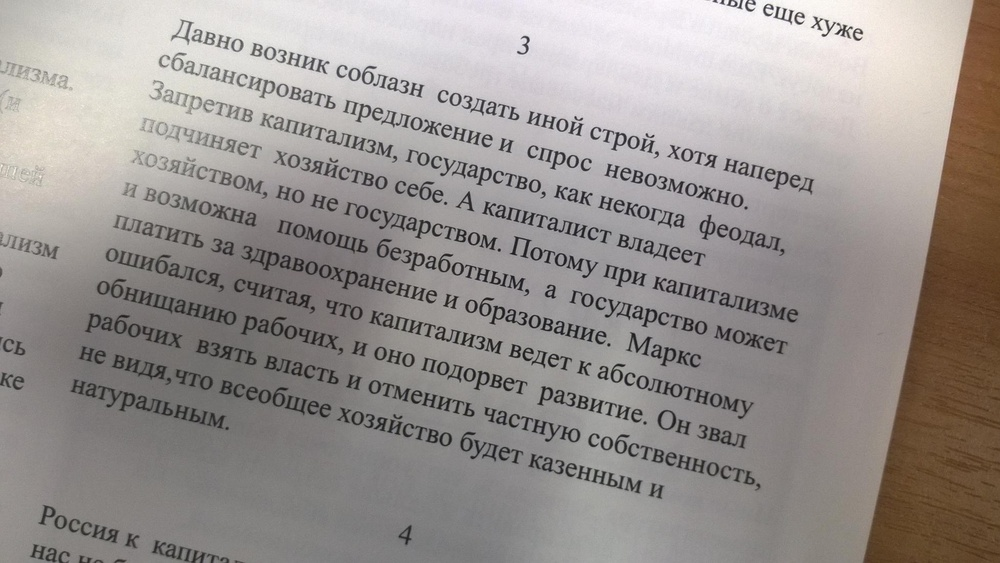
//> input picture Task3/input/1.jpg, 1000 x 563 px, shrunk from 1954 x 1100 before the run
$ ./main input/1.jpg   (built with g++ and OpenCV 4)
//> lines starting //> are read from the running program, lines starting //| are printed output that depends on the picture
#include <stdio.h>
#include <iostream>
#include <cmath>
#include <ctime>
#include <algorithm>
#include <vector>
#include <opencv2/opencv.hpp>
using namespace cv;

// [14 lines left out: functions p_round, getMedian, not called in this run]

int getActualIndex(int ind, int low, int high) {
    if (ind < low) {
        return low - ind;
    }
    if (ind > high) {
        return high - (ind - high);
    }
    return ind;
}

void linearMedianFilter(Mat &mat, Mat &res, int r) {
    CV_Assert(mat.channels() == 3);


    for (int i = 0; i < mat.rows; ++i) {
        uint8_t hist[3][256];
        uint8_t median[3];
        int leftSum[3] = {0, 0, 0};
        int targetLeftSum = (2*r + 1)*(2*r + 1) / 2;
        for (int channel = 0; channel < 3; ++channel) {
            for (int val = 0; val < 256; ++val) {
                hist[channel][val] = 0;

            }
            median[channel] = 0;
        }
        for (int j = 0; j < mat.cols; ++j) {
            Vec3b& p = res.at<Vec3b>(i, j);
            if (j == 0) {
                for (int channel = 0; channel < 3; channel++) {
                    //std::vector<int> pixels;
                    for (int ip = i - r; ip <= i + r; ++ip) {
                        for (int jp = j - r; jp <= j + r; ++jp) {
                            int actualIp = getActualIndex(ip, 0, mat.rows - 1);
                            int actualJp = getActualIndex(jp, 0, mat.cols - 1);
                            //pixels.push_back(mat.at<Vec3b>(actualIp, actualJp)[channel]);
                            hist[channel][mat.at<Vec3b>(actualIp, actualJp)[channel]]++;
                        }
                    }
                    while (leftSum[channel] + hist[channel][median[channel]] <= targetLeftSum) {
                        leftSum[channel] += hist[channel][median[channel]];
                        median[channel]++;
                    }
                    //p[channel] = getMedian(pixels);
                    //median[channel] = p[channel];
                    p[channel] = median[channel];
                }
            } else {
                for (int channel = 0; channel < 3; channel++) {
                    //int leftSum = (2*r + 1) * (2*r + 1) / 2;
                    for (int ip= i - r; ip <= i + r; ++ip) {
                        int jp = j - 1 - r;
                        int actualIp = getActualIndex(ip, 0, mat.rows - 1);
                        int actualJp = getActualIndex(jp, 0, mat.cols - 1);
                        int val = mat.at<Vec3b>(actualIp, actualJp)[channel];
                        hist[channel][val]--;
                        if (val < median[channel]) {
                            leftSum[channel]--;
                        }
                    }


                    for (int ip= i - r; ip <= i + r; ++ip) {
                        int jp = j + r;
                        int actualIp = getActualIndex(ip, 0, mat.rows - 1);
                        int actualJp = getActualIndex(jp, 0, mat.cols - 1);
                        int val = mat.at<Vec3b>(actualIp, actualJp)[channel];
                        hist[channel][val]++;
                        if (val < median[channel]) {
                            leftSum[channel]++;
                        }
                    }

                    if (leftSum[channel] > targetLeftSum) {
                        do {
                            median[channel]--;
                            leftSum[channel] -= hist[channel][median[channel]];
                        }while (leftSum[channel] > targetLeftSum);
                    } else {
                        while (leftSum[channel] + hist[channel][median[channel]] <= targetLeftSum) {
                            leftSum[channel] += hist[channel][median[channel]];
                            median[channel]++;
                        }
                    }

                    p[channel] = median[channel];
                }
            }
        }
    }
}

int get_signal(const uchar& vec) {
    // double w[3] = {0.2126, 0.7152, 0.0722};
    // return vec[0]*w[0] + vec[1]*w[1] + vec[2]*w[2];
    return vec;
}


long long** calc_sums(Mat &img, int xmin, int xmax) {
    int W = img.cols;
    int H = img.rows;
    long long** res = new long long*[H];
    for (int i = 0; i < H; ++i) {
        res[i] = new long long[xmax - xmin];
    }

    if (xmax - xmin == 1) {
        for (int i = 0 ; i < H; ++i) {
            res[i][0] = get_signal(img.at<uchar>(i, xmin));
            // if (res[i][0] > 0) {
            //     std::cout << res[i][0] << std::endl;
            // }
        }
    } else {
        int mid = (xmin + xmax) / 2;
        long long** ans1 = calc_sums(img, xmin, mid);
        long long** ans2 = calc_sums(img, mid, xmax);
        for (int x = 0; x < H; ++x) {
            for (int shift = 0; shift < xmax - xmin; ++shift) {
                res[x][shift] = (ans1[x][shift / 2] + ans2[(x + shift / 2 + shift % 2) % H][shift / 2]);
            }
        }
        for (int i = 0; i < H; ++i) {
            delete ans1[i];
            delete ans2[i];
        }
        delete ans1;
        delete ans2;
    }
    return res;
}

void clip_res(long long** res, int h, int w) {
    long long max_res = 1;
    for (int i = 0; i < h; ++i) {
        for (int j = 0; j < w; ++j) {
            max_res = std::max(max_res, res[i][j]);
        }
    }

    for (int i = 0; i < h; ++i) {
        for (int j = 0; j < w; ++j) {
            res[i][j] = (res[i][j] * 255 / max_res);
        }
    }
}


double calcVar(long long* arr, int n) {
    double e2 = 0;
    for (int i = 0; i < n; ++i) {
        // if (arr[i] > 0) {
        //     std::cout << arr[i] << " ";
        // }
        e2 += arr[i] * arr[i];
    }
    //std::cout << std::endl;
    e2 /= n;

    double e = 0;
    for (int i = 0; i < n; ++i) {
        e += arr[i];
    }
    e /= n;

    return e2 - e*e;
}


std::pair<double, double> findAngle(Mat &img) {
    int W = img.cols;
    int H = img.rows;

    double start = clock();

    long long** res = calc_sums(img, 0, W);

    double end = clock();

    double work_time = (end - start) / CLOCKS_PER_SEC;

    clip_res(res, H, W);

    cv::Mat hough(H, W, CV_8U);
    for (int i = 0; i < H; ++i) {
        for (int j = 0; j < W; ++j) {
            uchar& p = hough.at<uchar>(i, j);
            p = res[i][j];
        }
    }
    imwrite("hough.bmp", hough);


    int imax = 0;
    double maxVar = 0;
    for (int i = 0; i < H; ++i) {
        double var = calcVar(res[i], W);

        if (var > maxVar) {
            imax = i;
            maxVar = var;
        }
        //std::cout << var << std::endl;
    }

    // [14 lines of commented-out code are left out]

    return {(H / 2.0 - imax) / (H / 2.0) * 45.0 / 2, work_time};
    //return {(W / 2.0 - jmax) / (W / 2.0) * 45, work_time};
}

// [12 lines of commented-out code are left out]

std::pair<double, double> simple_rotate(double x, double y, double angle) {
    double x_ans = x * cos(angle) - y * sin(angle);
    double y_ans = x * sin(angle) + y * cos(angle);
    return {x_ans, y_ans};
}

double linear_inter(double x1, double x3, double f1, double f3, double x2) {
    double k = (f1 - f3) / (x1 - x3);
    double b = f1 - k*x1;
    return k*x2 + b;
}

Vec3b get_f(Mat &img, int x, int y) {
    if (x >= 0 && x < img.cols && y >= 0  && y < img.rows) {
        return img.at<Vec3b>(y, x);
    } else {
        return Vec3b({0, 0, 0});
    }
}

Vec3b get_pixel(Mat &src, const std::pair<double, double>& point, int type_interpol) {
    int xl = floor(point.first);
    int xr = ceil(point.first);
    int yb = floor(point.second);
    int yu = ceil(point.second);
    if (type_interpol == 1) {
        int x_src = (abs(xl - point.first) < abs(xr - point.first))? xl : xr;
        int y_src = (abs(yb - point.second) < abs(yu - point.second))? yb : yu;
        if (x_src >= 0 && x_src < src.cols && y_src >= 0 && y_src < src.rows) {
            return src.at<Vec3b>(y_src, x_src);
        } else {
            return Vec3b({0, 0, 0});
        }
    } else {
        Vec3b ans({0, 0, 0});
        Vec3b f_lb = get_f(src, xl, yb);
        Vec3b f_lu = get_f(src, xl, yu);
        Vec3b f_rb = get_f(src, xr, yb);
        Vec3b f_ru = get_f(src, xr, yu);

        for (int channel = 0; channel < 3; ++channel) {
            double f1 = linear_inter(yb, yu, f_lb[channel], f_lu[channel], point.second);
            double f2 = linear_inter(yb, yu, f_rb[channel], f_ru[channel], point.second);
            ans[channel] = linear_inter(xl, xr, f1, f2, point.first);
        }
        return ans;
        //return Vec3b({0, 0, 0});
    }
}


void my_rotate(Mat &src, Mat &res, double angle, int type_interpol=1) {
    double x_center = src.cols / 2.0;
    double y_center = src.rows / 2.0;
    angle = angle * 3.14159 / 180;
    for (int y = 0; y < res.rows; ++y) {
        for (int x = 0; x < res.cols; ++x) {
            Vec3b& p = res.at<Vec3b>(y, x);
            double x_src = x - x_center;
            double y_src = y_center - y;
            auto src_point = simple_rotate(x_src, y_src, -angle);
            src_point.first += x_center;
            src_point.second = y_center - src_point.second;
            p = get_pixel(src, src_point, type_interpol);
            // if (p[0] > 0) {
            //     std::cout << (int)p[0] << " " << (int)p[1] << " " << (int)p[2] << std::endl;
            // }
            //x_src = floor()
        }
    }
}

void applySobel(Mat& src, Mat& res) {
    int ddepth = CV_16S;
    int ksize = 3;
    int scale = 1;
    int delta = 0;
    cv::Mat src_gray;
    cvtColor(src, src_gray, COLOR_BGR2GRAY);
    cv::Mat grad_x, grad_y;
    cv::Mat abs_grad_x, abs_grad_y;
    Sobel(src_gray, grad_x, ddepth, 1, 0, ksize, scale, delta, BORDER_DEFAULT);
    Sobel(src_gray, grad_y, ddepth, 0, 1, ksize, scale, delta, BORDER_DEFAULT);
    // converting back to CV_8U
    convertScaleAbs(grad_x, abs_grad_x);
    convertScaleAbs(grad_y, abs_grad_y);
    addWeighted(abs_grad_x, 0.5, abs_grad_y, 0.5, 0, res);
}


int main(int argc, char** argv )
{

    if ( argc != 2 )
    {
        printf("usage: DisplayImage.out <Image_Path>\n");
        return -1;
    }
    Mat image1, image2, image3, oldImage, result;
    oldImage = imread(argv[1], 1);
//> oldImage is the input picture: 563 rows x 1000 cols, CV_8UC3; mean B, G, R 143.8, 147, 153
    image1 = imread(argv[1], 1);
    result = imread(argv[1], 1);
    if ( !image1.data )
    {
        printf("No image data \n");
        return -1;
    }
    double start = clock();
    linearMedianFilter(oldImage, image1, 20);
//> after the loop in linearMedianFilter, `for (int i = 0; i < mat.rows; ++i)`:
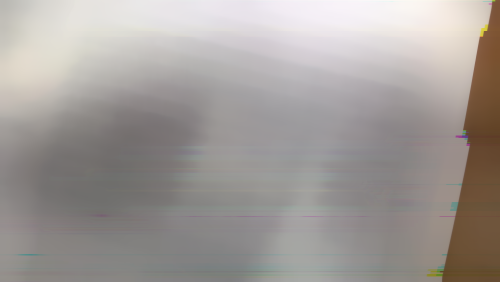
//> res: 563 rows x 1000 cols, CV_8UC3 (shown at 1/2 size); mean B, G, R 153.1, 156.4, 161.9
    //imwrite("median.bmp", image1);

    //Sobel(image1, image2, 3, 1, 1, 3);
    applySobel(image1, image2);
//> in applySobel, `Sobel(src_gray, grad_x, ddepth, 1, 0, ksize, scale, delta, BORDER_DEFA..`:
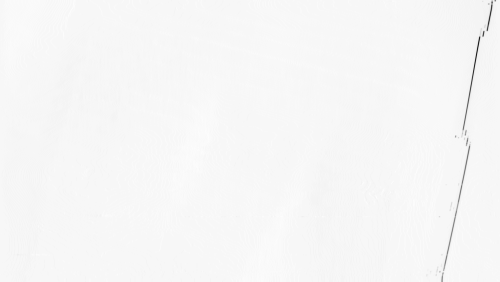
//> grad_x: 563 rows x 1000 cols, CV_16SC1 (shown at 1/2 size); min -368, max 11, mean -0.652; drawn with min black and max white
//> in applySobel, `Sobel(src_gray, grad_y, ddepth, 0, 1, ksize, scale, delta, BORDER_DEFA..`:
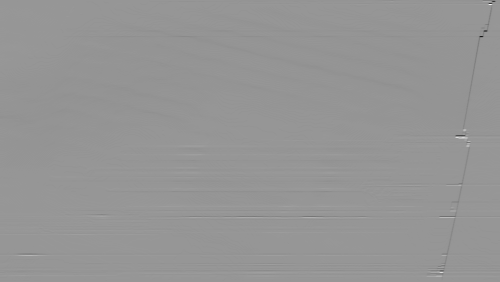
//> grad_y: 563 rows x 1000 cols, CV_16SC1 (shown at 1/2 size); min -363, max 254, mean -1.4; drawn with min black and max white
//> in applySobel, `convertScaleAbs(grad_x, abs_grad_x);`:
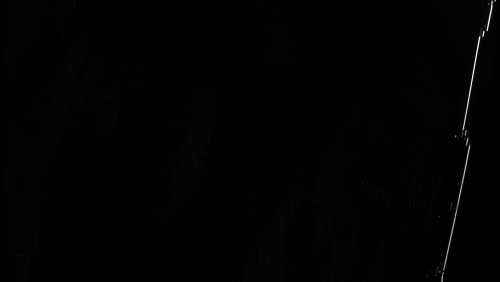
//> abs_grad_x: 563 rows x 1000 cols, CV_8UC1 (shown at 1/2 size); min 0, max 255, mean 1.6
    //applySobel(oldImage, image2);
    imwrite("sobel.bmp", image2);

    int new_W = 1;
    while (new_W < image2.cols) {
        new_W *= 2;
    }
    int new_H = 1;
    while (new_H < image2.rows) {
        new_H *= 2;
    }


    //resize up
    //resize(oldImage, image2, Size(new_H, new_W), INTER_LINEAR);
    //resize(image2, image3, Size(new_H, new_W), INTER_LINEAR);
    cv::Mat big_sobel(new_H, new_W, CV_8U);
    for (int i = 0; i < new_H; ++i) {
        for (int j = 0; j < new_W; ++j) {
            uchar& p = big_sobel.at<uchar>(i, j);
            if (i < image2.rows && j < image2.cols) {
                p = image2.at<uchar>(i, j);
            } else {
                p = 0;
            }
        }
    }

    auto ans = findAngle(big_sobel);
//> in findAngle, `imwrite("hough.bmp", hough);`:
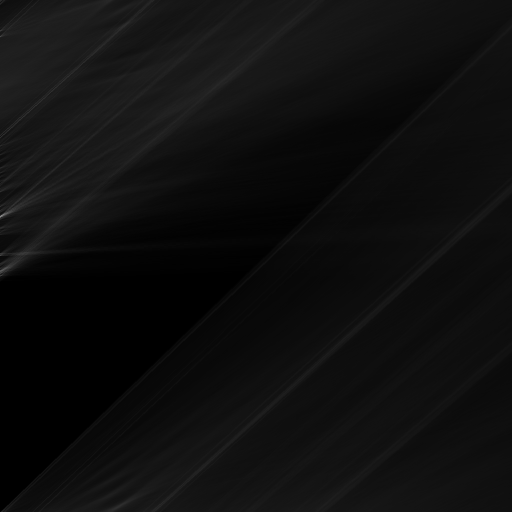
//> saved as hough.bmp: 1024 rows x 1024 cols, CV_8UC1 (shown at 1/2 size); min 0, max 255, mean 14.6
//> after the loop in findAngle, `for (int i = 0; i < H; ++i)`:
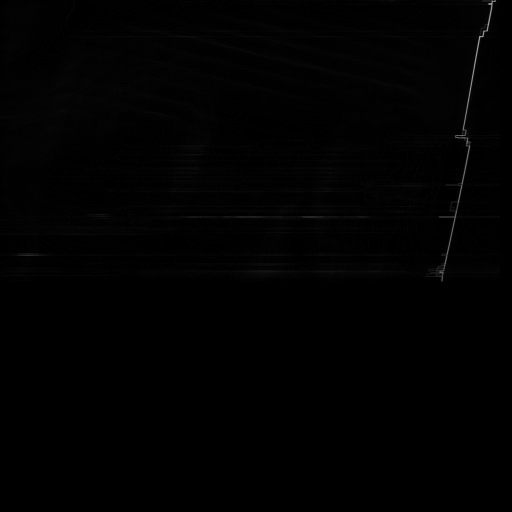
//> img: 1024 rows x 1024 cols, CV_8UC1 (shown at 1/2 size); min 0, max 229, mean 1.2
    double angle = ans.first;
    double work_time = ans.second;
    Mat res_sobel;
    //my_rotate(big_sobel, res_sobel, -angle);
    //imwrite("rot_sobel.bmp", res_sobel);
    //double angle = 45;
    std::cout << "Угол поворота " << angle << std::endl;
    //Mat result(image2.rows, image2.cols, CV_64F);
    my_rotate(oldImage, result, -angle, 2);
    //my_rotate(oldImage, image1, -angle);


    double end = clock();

    //std::cout << "Время работы: " << (end - start) / CLOCKS_PER_SEC << "s" << std::endl;
    std::cout << "Время работы: " << work_time << "s" << std::endl;
    imwrite("output.bmp", result);
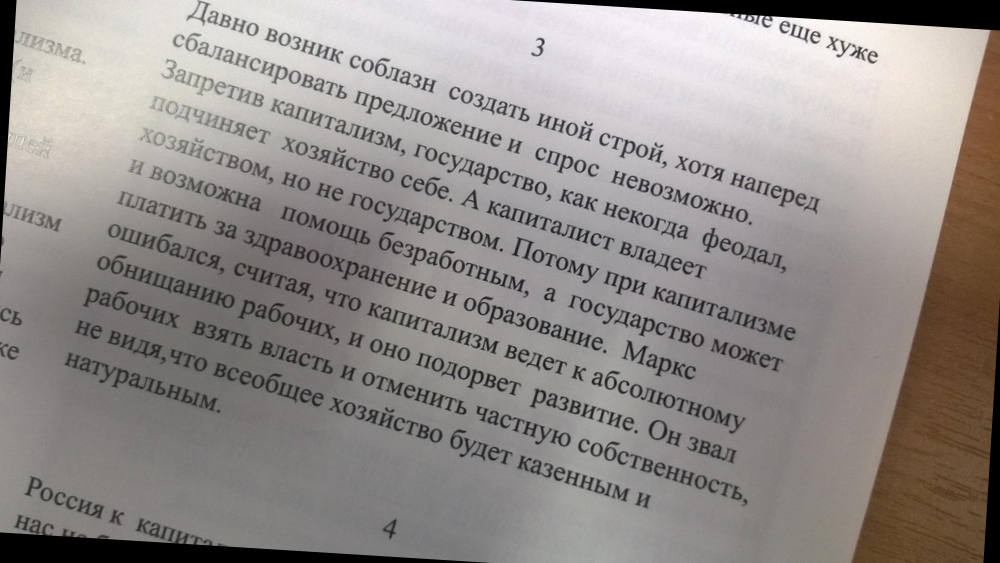
//> saved as output.bmp: 563 rows x 1000 cols, CV_8UC3; mean B, G, R 138.6, 141.4, 147
    //imwrite("output2.bmp", image1);
    return 0;
}

$ run again, on Task3/input/2.jpg
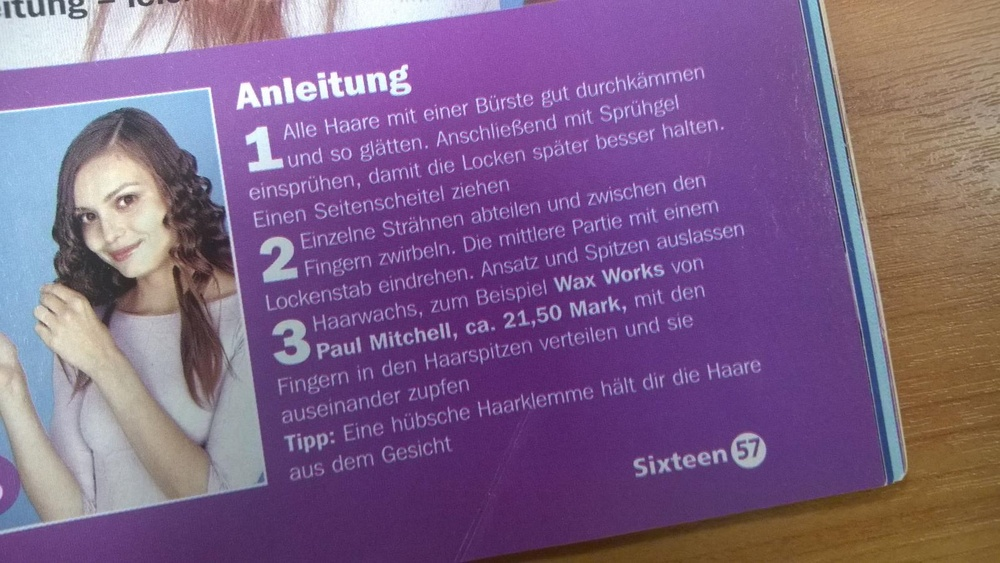
//> input picture Task3/input/2.jpg, 1000 x 563 px, shrunk from 1598 x 900 before the run
//> oldImage is the input picture: 563 rows x 1000 cols, CV_8UC3; mean B, G, R 134.5, 97.8, 126.8
//> after the loop in findAngle, `for (int i = 0; i < H; ++i)`:
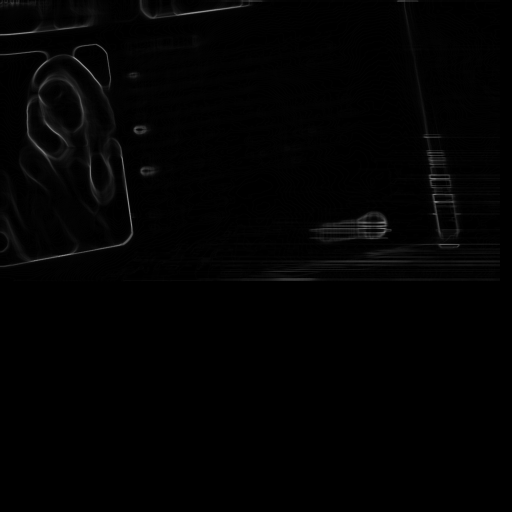
//> img: 1024 rows x 1024 cols, CV_8UC1 (shown at 1/2 size); min 0, max 170, mean 2.3
//> `imwrite("output.bmp", result);`:
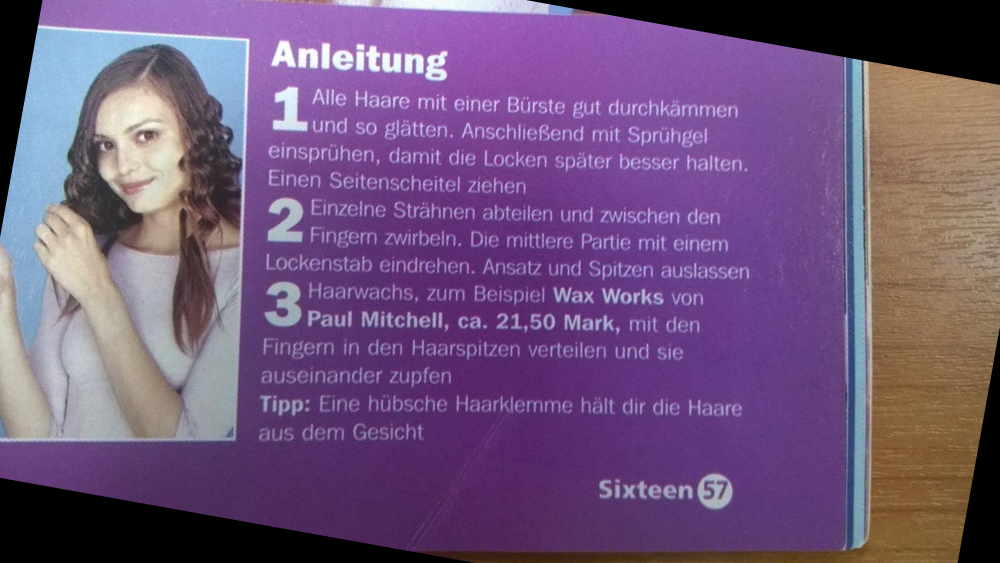
//> saved as output.bmp: 563 rows x 1000 cols, CV_8UC3; mean B, G, R 123, 85.2, 112.4

$ run again, on Task3/input/3.jpg
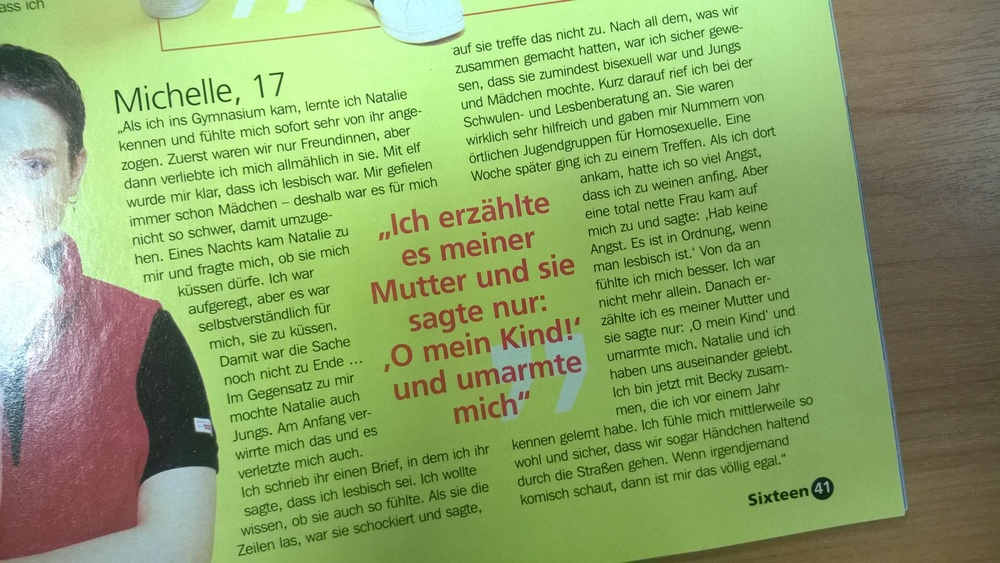
//> input picture Task3/input/3.jpg, 1000 x 563 px, shrunk from 2664 x 1500 before the run
//> oldImage is the input picture: 563 rows x 1000 cols, CV_8UC3; mean B, G, R 105.9, 165.5, 141.3
//> after the loop in findAngle, `for (int i = 0; i < H; ++i)`:
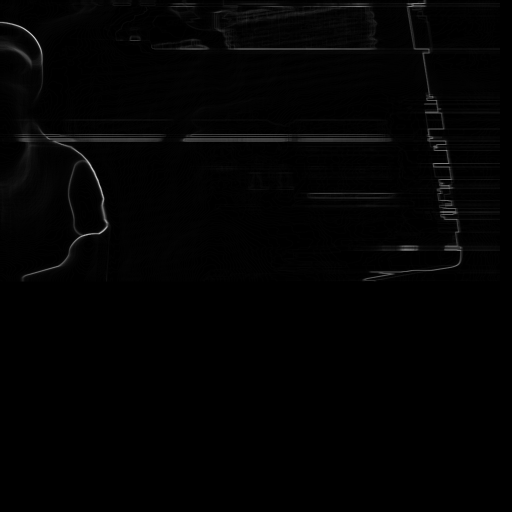
//> img: 1024 rows x 1024 cols, CV_8UC1 (shown at 1/2 size); min 0, max 234, mean 2.6
//> `imwrite("output.bmp", result);`:
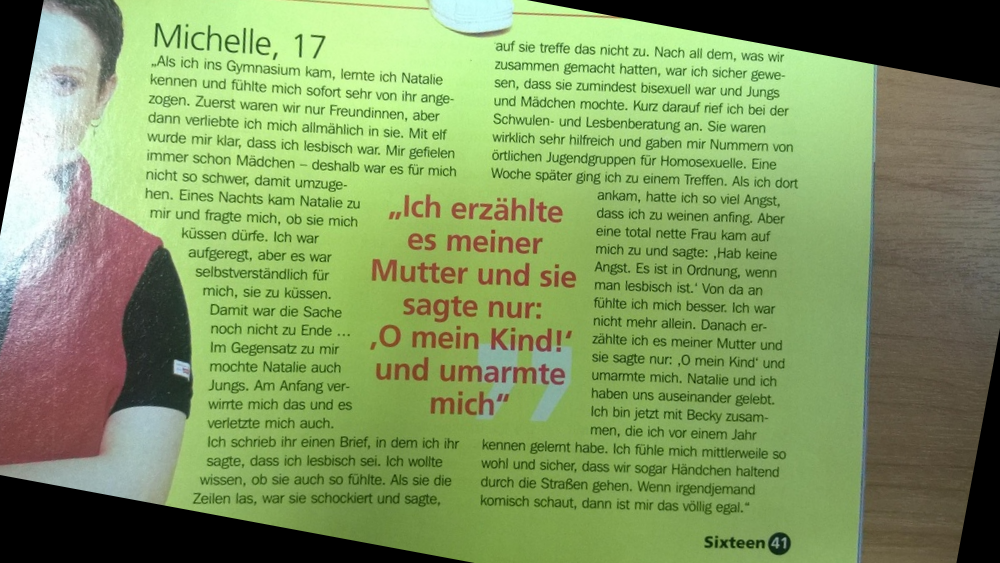
//> saved as output.bmp: 563 rows x 1000 cols, CV_8UC3; mean B, G, R 95.9, 151.1, 128.2
